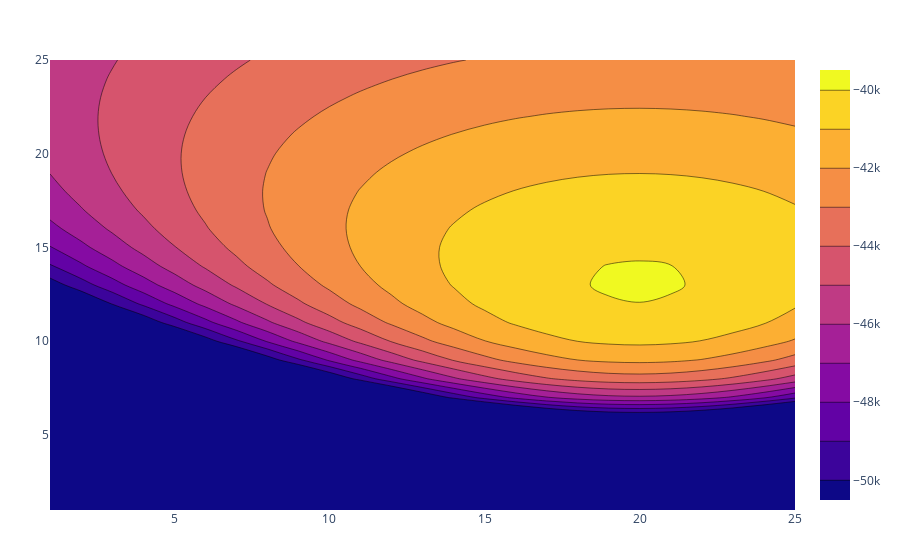

This figure's notebook cell:
### Code cell
using PlotlyJS

x = y = [i for i in 1:25]
z = [-(size(xnorm,1)/2)*log(2*pi) - 
(size(xnorm,1)/2)*log(y[j]^2) - 
(1/(2*y[j]^2))*sum((xnorm .- x[i]).^2) 
for i in 1:25 for j in 1:25]
z_ = [z[i:i+24] for i in 1:25:625]
data = contour(x = x,
y = y, 
;z=z_,
contours_start=-40000,
contours_end=-50000,
contours_size=-20)
plot(data)

### Figure 1 — Plotly figure (JSON) as saved in the notebook; plotly's stock layout.template omitted (floating-point values rounded to 4 significant figures; data arrays with more than 128 entries replaced by an {"elided": "..."} marker saying what was removed)
{"data": [{"contours": {"end": -50000, "size": -20, "start": -40000}, "transpose": true, "type": "contour", "x": [1, 2, 3, 4, 5, 6, 7, 8, 9, 10, 11, 12, 13, 14, 15, 16, 17, 18, 19, 20, 21, 22, 23, 24, 25], "y": [1, 2, 3, 4, 5, 6, 7, 8, 9, 10, 11, 12, 13, 14, 15, 16, 17, 18, 19, 20, 21, 22, 23, 24, 25], "z": {"elided": "25x25 float values"}}], "layout": {"margin": {"b": 50, "l": 50, "r": 50, "t": 60}}}
